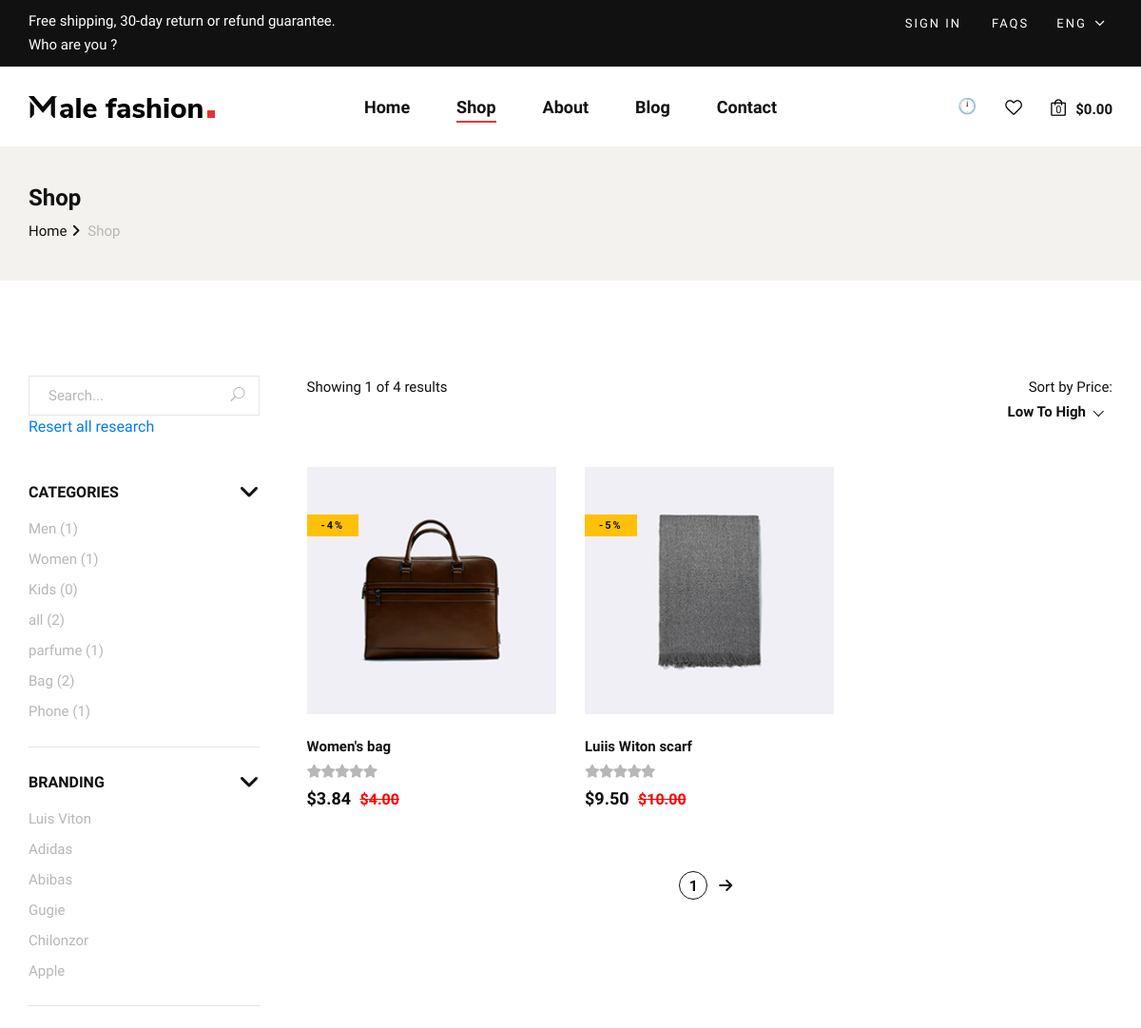
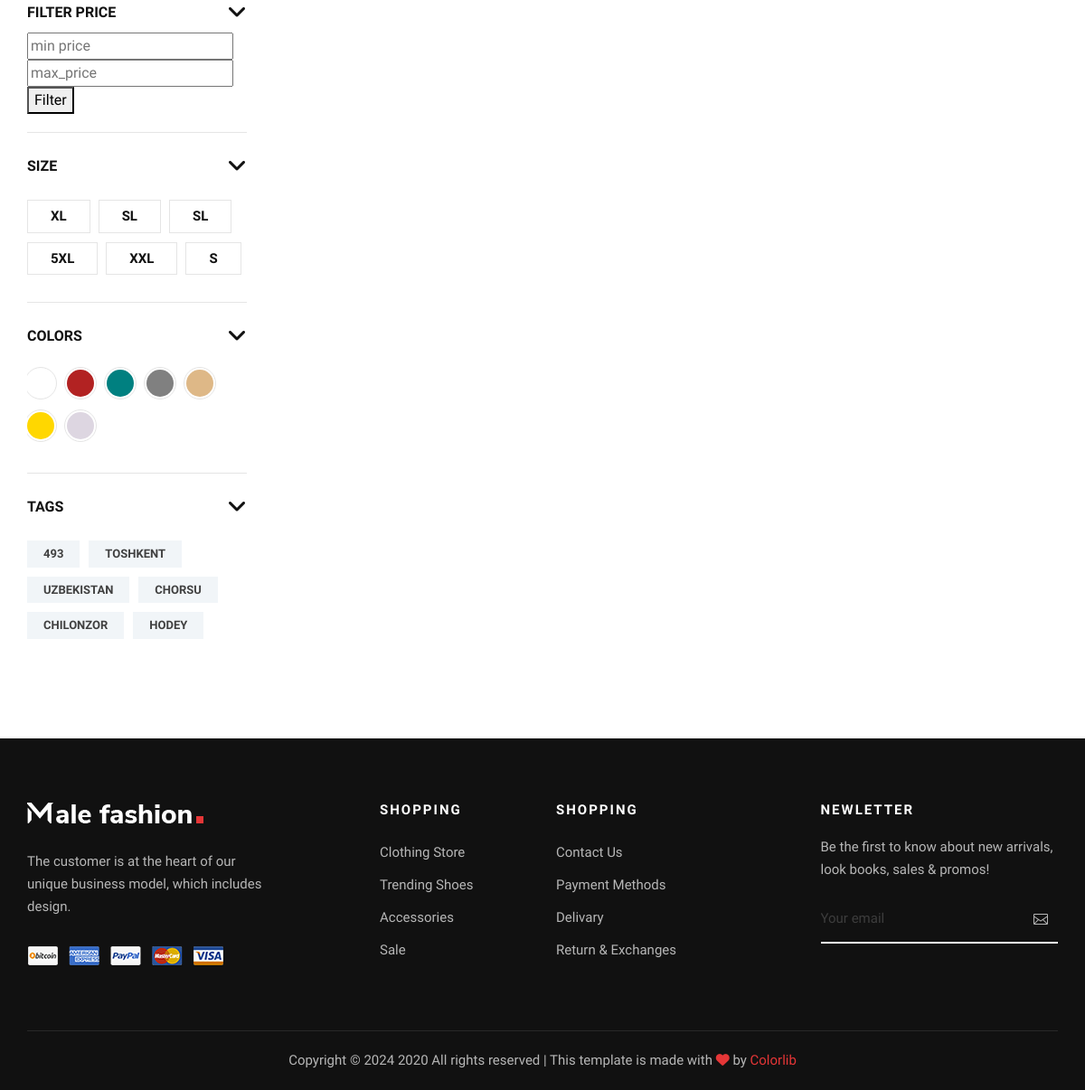
The app's page /shop/ with its own data (2 pictures, top to bottom).
### products/models.py (models this page shows, shortened)
class CategoryModel(models.Model):
    title = models.CharField(max_length=50)
    created_at = models.DateTimeField(auto_now_add=True)
    updated_at = models.DateTimeField(auto_now=True)
    class Meta:
        verbose_name = 'Category'
        verbose_name_plural = 'Categories'

class BrandsModel(models.Model):
    title = models.CharField(max_length=50)
    created_at = models.DateTimeField(auto_now_add=True)
    updated_at = models.DateTimeField(auto_now=True)
    class Meta:
        verbose_name = 'Brand'
        verbose_name_plural = 'Brands'

class SizeModel(models.Model):
    title = models.CharField(max_length=50)
    created_at = models.DateTimeField(auto_now_add=True)
    updated_at = models.DateTimeField(auto_now=True)
    class Meta:
        verbose_name = 'Size'
        verbose_name_plural = 'Sizes'

class ColorModel(models.Model):
    title = models.CharField(max_length=20)
    code = models.CharField(max_length=8)
    created_at = models.DateTimeField(auto_now_add=True)
    updated_at = models.DateTimeField(auto_now=True)
    class Meta:
        verbose_name = 'Color'
        verbose_name_plural = 'Colors'

class TagsModel(models.Model):
    title = models.CharField(max_length=50)
    created_at = models.DateTimeField(auto_now_add=True)
    updated_at = models.DateTimeField(auto_now=True)
    class Meta:
        verbose_name = 'Tag'
        verbose_name_plural = 'Tags'

class ProductModel(models.Model):
    name = models.CharField(max_length=100)
    description = models.TextField()
    price = models.DecimalField(max_digits=8, decimal_places=2)
    discount = models.IntegerField(default=5)
    image = models.ImageField(upload_to='Product')
    is_sale = models.BooleanField(default=False)
    quality = models.CharField(max_length=100)
    rating = models.PositiveIntegerField(default=1, validators=[rating_value_validator])
    color = models.ManyToManyField(ColorModel)
    tags = models.ManyToManyField(TagsModel)
    material = models.TextField(null=True, blank=True)
    sizes = models.ManyToManyField(SizeModel)
    brand = models.ForeignKey(BrandsModel, on_delete=models.CASCADE)
    category = models.ForeignKey(CategoryModel, on_delete=models.CASCADE, related_name='products')
    subcategory = models.ManyToManyField(SubCategoryModel)
    quantity = models.PositiveIntegerField(default=0)
    created_at = models.DateTimeField(auto_now_add=True)
    updated_at = models.DateTimeField(auto_now=True)
    def is_new(self):
        current_time = timezone.now()
        diff = (current_time - self.created_at)
        if diff.days <= 3:
            return True
        else:
            return False
    @staticmethod
    def get_from_cart(cart):
        return ProductModel.objects.filter(id__in=cart)
    def real_price(self):
        price = self.price
        discount = self.discount
        real_price = price - (discount * (price / 100))
        return round(real_price, 2)
    class Meta:
        verbose_name = 'Product'
        verbose_name_plural = 'Products'

### pages/views.py (the view)
# urls.py: path('shop/', PAGESHOPVIEW.as_view(), name='shop' ),
class PAGESHOPVIEW(ListView):
    template_name = 'shop.html'
    model = ProductModel
    context_object_name = 'products'
    paginate_by = 2
    page_kwarg = 'page'
    def get_context_data(self, **kwargs):
        context = super().get_context_data(**kwargs)
        context['categories'] = CategoryModel.objects.all()
        context['brands'] = BrandsModel.objects.all()
        context['tags'] = TagsModel.objects.all()
        context['sizes'] = SizeModel.objects.all()
        context['colors'] = ColorModel.objects.all()
        return context
    def get_queryset(self):
        product = ProductModel.objects.all().order_by('price')
        queryset = super().get_queryset()
        category = self.request.GET.get('category')
        brand = self.request.GET.get('brand')
        size = self.request.GET.get('size')
        color = self.request.GET.get('color')
        tag = self.request.GET.get('tags')
        q = self.request.GET.get('q')
        min_price ,max_price = self.request.GET.get('min_price'), self.request.GET.get('max_price')
        sort = self.request.GET.get("sort")
        if sort:
           product = ProductModel.objects.all().order_by(sort)
        if category:
           product = ProductModel.objects.filter(category__title=category)
        if brand:
           product = ProductModel.objects.filter(brand__title=brand)
        if size:
           product = ProductModel.objects.filter(sizes__title=size)
        if color:
           product = ProductModel.objects.filter(color__title=color)
        if tag:
           product = ProductModel.objects.filter(tags__title=tag)
        if q:
            product = ProductModel.objects.filter(name__icontains=q)
        if min_price and max_price:
            product = ProductModel.objects.filter(price__range=(float(min_price), float(max_price)))
        return product

### products/templatetags/my_tags.py (called while the page is built)
@register.simple_tag(name='cart_info')
def get_cart_info(request, coupon=None):
    cart = request.session.get('cart', [])
    products = ProductModel.get_from_cart(cart)
    total_price = 0
    for product in products:
        total_price += product.real_price()
    quantity = len(cart)
    if coupon:
        total_price = total_price - (total_price * (coupon.discount_amount / 100))
    return quantity, "{:.2f}".format(total_price)

@register.filter(name='in_cart')
def in_cart(request, pk):
    cart = request.session.get('cart', [])
    if pk in cart:
        return True
    else:
        return False

### templates/shop.html (shortened to what this page needs)
{% extends 'layouts/base.html' %} {% block content %} {% load my_tags %}
{% load static %}
<section class="breadcrumb-option">
  <div class="container">
    <div class="row">
      <div class="col-lg-12">
        <div class="breadcrumb__text">
          <h4>Shop</h4>
          <div class="breadcrumb__links">
            <a href="{% url 'pages:home' %}">Home</a>
            <span>Shop</span>
          </div>
        </div>
      </div>
    </div>
  </div>
</section>
<section class="shop spad">
  <div class="container">
    <div class="row">
      <div class="col-lg-3">
        <div class="shop__sidebar">
          <div class="shop__sidebar__search">
            <form method="GET">
              <input type="text" value="{{request.GET.q}}" name="q" placeholder="Search..." />
              <button type="submit"><span class="icon_search"></span></button>
            </form>
            <a href="{% url 'pages:shop' %}">Resert all research</a>
          </div>
          <div class="shop__sidebar__accordion">
            <div class="accordion" id="accordionExample">
              <div class="card">
                <div class="card-heading">
                  <a data-toggle="collapse" data-target="#collapseOne"
                    >Categories</a
                  >
                </div>
                <div
                  id="collapseOne"
                  class="collapse show"
                  data-parent="#accordionExample"
                >
                  <div class="card-body">
                    <div class="shop__sidebar__categories">
                      <ul class="nice-scroll">
                        {% for category in categories %}
                        <li>
                          <a href="{% url 'pages:shop'%}?category={{category.title}}"
                            >{{ category.title }}
                            ({{category.products.all.count}})</a
                          >
                        </li>
                        {% endfor %}
                      </ul>
                    </div>
                  </div>
                </div>
              </div>
              <div class="card">
                <div class="card-heading">
                  <a data-toggle="collapse" data-target="#collapseTwo"
                    >Branding</a
                  >
                </div>
                <div
                  id="collapseTwo"
                  class="collapse show"
                  data-parent="#accordionExample"
                >
                  <div class="card-body">
                    <div class="shop__sidebar__brand">
                      <ul>
                        {% for brand in brands %}
                        <li><a href="{% url 'pages:shop'%}?brand={{brand.title}}">{{ brand.title }}</a></li>
                        {% endfor %}
                      </ul>
                    </div>
                  </div>
                </div>
              </div>
              <div class="card">
                <div class="card-heading">
                  <a data-toggle="collapse" data-target="#collapseThree"
                    >Filter Price</a
                  >
                </div>
                <div
                  id="collapseThree"
                  class="collapse show"
                  data-parent="#accordionExample"
                >
                  <div class="card-body">
                    <div class="shop__sidebar__price">
                      <form method="GET">
                        <input type="number" placeholder="min price" name="min_price" id="min_price" value="{{ request.GET.min_price }}">
                        <input type="number" placeholder="max_price" name="max_price" id="max_price" value="{{ request.GET.max_price }}">
                        <button type="submit">Filter</button>
                    </form>
                    </div>
                  </div>
                </div>
              </div>
              <div class="card">
                <div class="card-heading">
                  <a data-toggle="collapse" data-target="#collapseFour">Size</a>
                </div>
                <div
                  id="collapseFour"
                  class="collapse show"
                  data-parent="#accordionExample"
                >
                  <div class="card-body">
                    <div class="shop__sidebar__size">
                      {% for size in sizes %}
                        <a href="{% url 'pages:shop' %}?size={{size.title}}">
                          <label for="{{ size.title }}">
                            {{ size.title }}
                          </label>
                        </a>
                      {% endfor %}
                    </div>
                  </div>
                </div>
              </div>
              <div class="card">
                <div class="card-heading">
                  <a data-toggle="collapse" data-target="#collapseFive"
                    >Colors</a
                  >
                </div>
                <div
                  id="collapseFive"
                  class="collapse show"
                  data-parent="#accordionExample"
                >
                  <div class="card-body">
                    <div class="shop__sidebar__color">
                      {% for color in colors %}
                      <a href="{% url 'pages:shop' %}?color={{color.title}}">
                        <label
                        style="background-color: {{ color.code }};"
                        for="{{ color.title }}"
                      >
                      </label></a>
                      {% endfor %}
                    </div>
                  </div>
                </div>
              </div>
              <div class="card">
                <div class="card-heading">
                  <a data-toggle="collapse" data-target="#collapseSix">Tags</a>
                </div>
                <div
                  id="collapseSix"
                  class="collapse show"
                  data-parent="#accordionExample"
                >
                  <div class="card-body">
                    <div class="shop__sidebar__tags">
                      {% for tag in tags %}
                      <a href="{% url 'pages:shop' %}?tags={{tag.title}}">{{ tag.title }}</a>
                      {% endfor %}
                    </div>
                  </div>
                </div>
              </div>
            </div>
          </div>
        </div>
      </div>
      <div class="col-lg-9">
        <div class="shop__product__option">
          <div class="row">
            <div class="col-lg-6 col-md-6 col-sm-6">
              <div class="shop__product__option__left">
                <p>Showing {{page_obj.number}} of {{page_obj.paginator.num_pages}} results</p>
              </div>
            </div>
            <div class="col-lg-6 col-md-6 col-sm-6">
              <div class="shop__product__option__right">
                <p>Sort by Price:</p>
                <form method="GET">
              </form>
              </div>
            </div>
          </div>
        </div>
        <div class="row">
          {% for product in products %}
          <div class="col-lg-4 col-md-6 col-sm-6">
            <div class="product__item">
              <div
                class="product__item__pic set-bg"
                data-setbg="{{ product.image.url }}"
              >
              {% if product.discount %}
                  <span class="label bg-warning" style="margin-top: 30px;" >-{{product.discount}}%</span>
              {% endif %}
              </div>
              <div class="product__item__text">
                <h6>{{ product.name }}</h6>
                <div class="rating">
                  <i class="fa fa-star-o"></i>
                  <i class="fa fa-star-o"></i>
                  <i class="fa fa-star-o"></i>
                  <i class="fa fa-star-o"></i>
                  <i class="fa fa-star-o"></i>
                </div>
                <h5>
                  ${{ product.real_price }}
                  {% if product.discount %}
                  <span style="font-size:medium; color: red; margin-left: 5px;"><s>${{product.price}}</s></span>
                  {% endif %}
                </h5>
              </div>
            </div>
          </div>
          {% endfor %}
        </div>
        <div class="row">
          <div class="col-lg-12">
            <div class="product__pagination">
            <a  class="active" href="{% url 'pages:shop' %}?page={{page_obj.number}}">{{page_obj.number}}</a>
            {% if page_obj.has_next %}
            <a class="" href="{% url 'pages:shop' %}?page={{page_obj.next_page_number}}"><i class="fa-solid fa-arrow-right"></i></a>
            {% endif %}
          </div>
          </div>
        </div>
      </div>
    </div>
  </div>
</section>
{% endblock %}

### records on screen
CategoryModel: title "Men", products.all.count "1"
CategoryModel: title "Women", products.all.count "1"
CategoryModel: title "Kids", products.all.count "0"
CategoryModel: title "all", products.all.count "2"
CategoryModel: title "parfume", products.all.count "1"
CategoryModel: title "Bag", products.all.count "2"
CategoryModel: title "Phone", products.all.count "1"
BrandsModel: title "Luis Viton"
BrandsModel: title "Adidas"
BrandsModel: title "Abibas"
BrandsModel: title "Gugie"
BrandsModel: title "Chilonzor"
BrandsModel: title "Apple"
SizeModel: title "XL"
SizeModel: title "SL"
SizeModel: title "SL"
SizeModel: title "5XL"
SizeModel: title "XXL"
SizeModel: title "S"
TagsModel: title "493"
TagsModel: title "TOSHKENT"
TagsModel: title "UZBEKISTAN"
TagsModel: title "CHORSU"
TagsModel: title "CHILONZOR"
TagsModel: title "HODEY"
ProductModel: shows a picture, discount "4", name "Women's bag", real_price "3.84", price "4.00"
ProductModel: shows a picture, discount "5", name "Luiis Witon scarf", real_price "9.50", price "10.00"

### other values on screen
{{ cart.0 }} "0"
{{ cart.1 }} "0.00"
{{ page_obj.number }} "1"
{{ page_obj.paginator.num_pages }} "4"
